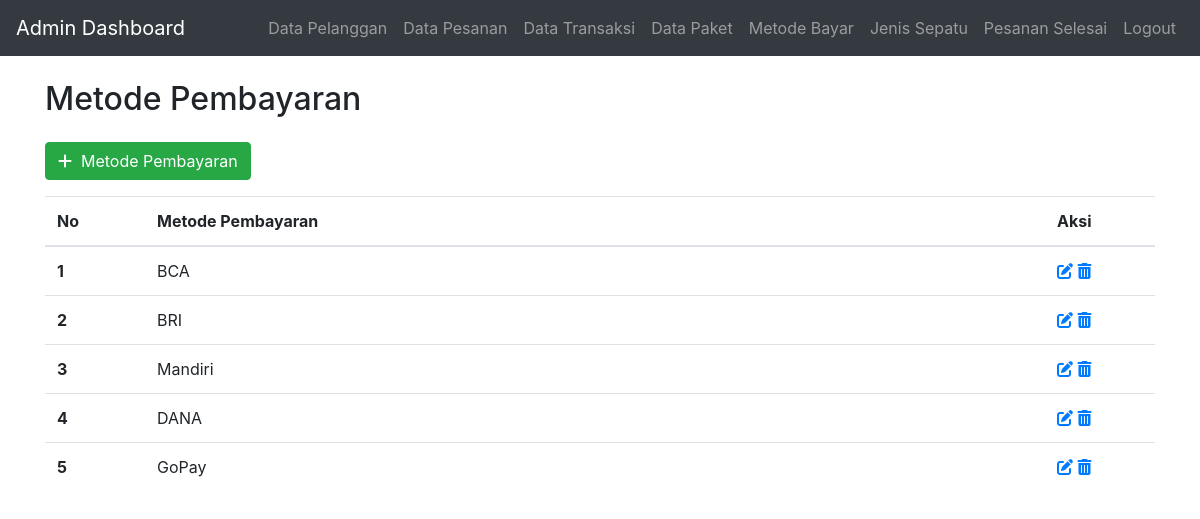
The app's page /metode_bayar.php (signed in) with its own data.
### tables this page shows
CREATE TABLE `metode_bayar` (
  `id` int(11) NOT NULL,
  `metode` varchar(25) NOT NULL
);

### metode_bayar.php (the view, shortened to what this page needs)
<?php
include("headeradmin.php");
$search = "";
?>
<!DOCTYPE html>
<html lang="en">
<head>
  <link rel="stylesheet" href="https://stackpath.bootstrapcdn.com/bootstrap/4.5.2/css/bootstrap.min.css">
  <link rel="stylesheet" href="https://cdnjs.cloudflare.com/ajax/libs/font-awesome/6.0.0/css/all.min.css">
</head>
<body>
<div class="container mt-4">
  <div class="row">
    <div class="col-md-6">
      <h2>Metode Pembayaran</h2>
    </div>
</div>
<div class="row mt-3">
    <div class="col-md-6">
        <form action="" class="add-container">
            <button type="button" class="btn btn-success" data-toggle="modal" data-target="#tambahMetodeModal">
                <i class="fa-solid fa-plus"></i>&nbsp; Metode Pembayaran
            </button>
        </form>
  </div>
</div>
  <table class="table mt-3">
    <thead>
      <tr>
        <th scope="col" style="width: 100px;">No</th>
        <th scope="col" style="width: 900px;">Metode Pembayaran</th>
        <th scope="col">Aksi</th>
      </tr>
    </thead>
    <tbody>
      <?php
      $query = "SELECT * FROM metode_bayar WHERE metode LIKE '%$search%'";
      $result = mysqli_query($koneksi, $query);
      $counter = 1;
      while ($row = mysqli_fetch_assoc($result)) {
        echo "<tr>";
        echo "<th scope='row'>" . $counter++ . "</th>";
        echo "<td>" . $row['metode'] . "</td>";
        echo "<td>
    <a href='#editModal_" . $row['id'] . "' data-toggle='modal' data-target='#editModal_" . $row['id'] . "' title='Edit'><i class='fas fa-edit'></i></a>
    <a href='hapus_metode.php?id=" . $row['id'] . "' title='Hapus'><i class='fas fa-trash-alt'></i></a>
</td>";
        echo "</tr>";
      }
      ?>
    </tbody>
  </table>
</div>
</body>
</html>

### headeradmin.php (style rules this page uses)
body { padding-top: 56px; }

### metode_bayar.php (style rules this page uses)
body { padding-top: 56px; }

### records on screen
metode_bayar: metode "BCA"
metode_bayar: metode "BRI"
metode_bayar: metode "Mandiri"
metode_bayar: metode "DANA"
metode_bayar: metode "GoPay"
